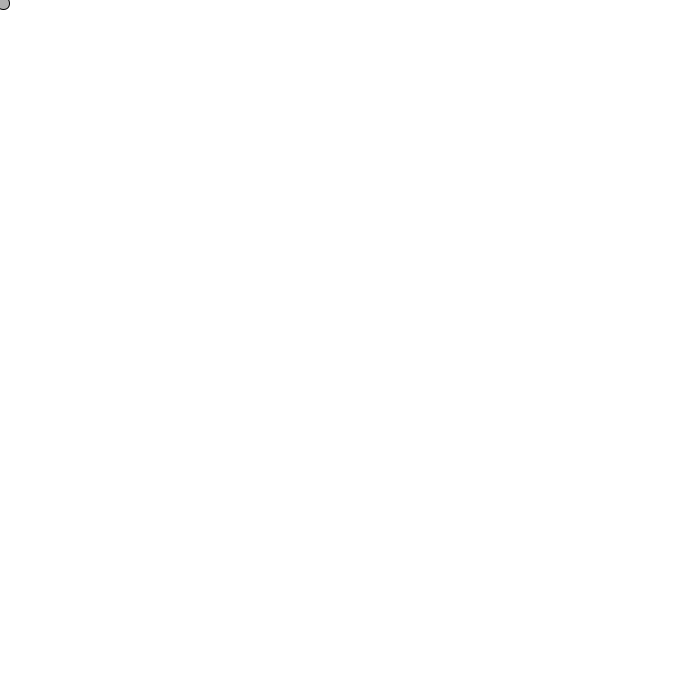
Frame 1 (no input)
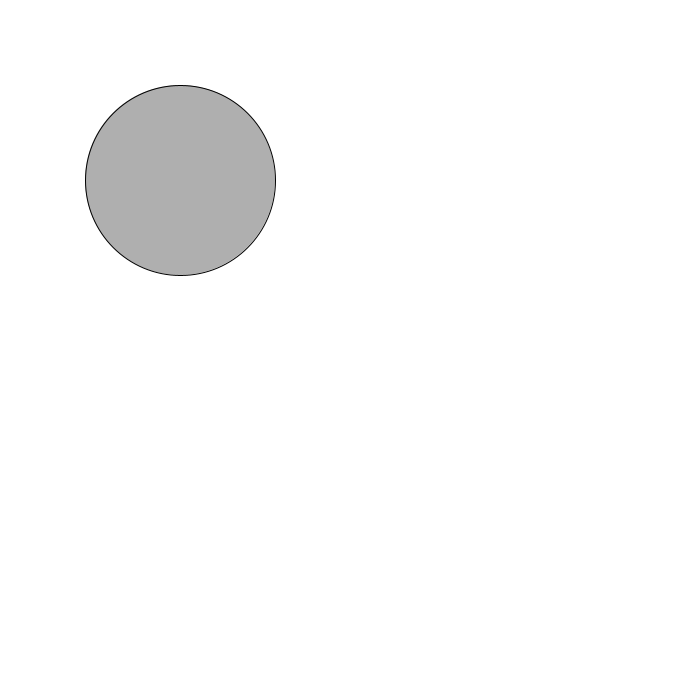
Frame 60 (the mouse pressed at the canvas centre just before this capture)
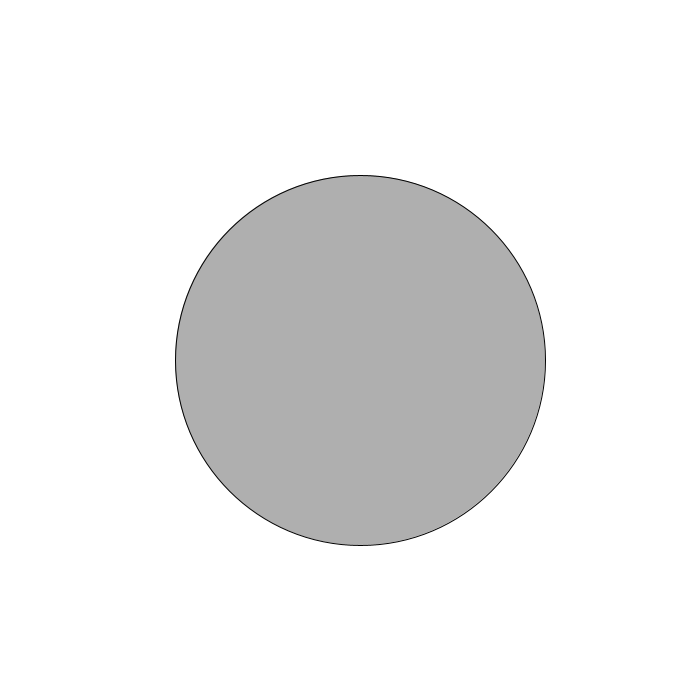
Frame 120 (the mouse held since frame 60 and released just before this capture)

The Processing sketch that drew these frames (run headless with seeded random() and noise(); from frame 60 on, the mouse is pressed at the canvas centre):

// Processing sketch: Exercise_5_9
// ── Exercise_5_9.pde
int x = 0;
int y = 0;
int speed = 3;
int circleSize = 10;

void setup() {
  size(700,700);
  smooth();
}

void draw() {
  background(255);
  
  x = x + speed;
  
  if ((x > width) || (x < 0)) { //If the ball reaches the end, it bounces back.
    speed = speed * -1;
  }
  y = y + speed;
  circleSize = circleSize + speed; //Changes size in conjuntion with the speed.
  if (y > height) {
    speed = speed * -10;
  }
  
//Display circle at x location.
  stroke(0);
  fill(175);
  ellipse(x, y, circleSize, circleSize);
}
